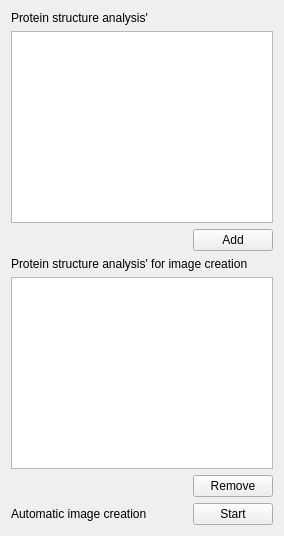
            <widget class="QWidget" name="page_8">
             <layout class="QVBoxLayout" name="verticalLayout_140">
              <item>
               <layout class="QVBoxLayout" name="verticalLayout_138">
                <item>
                 <layout class="QVBoxLayout" name="verticalLayout_139">
                  <item>
                   <widget class="QLabel" name="lbl_analysis_images_struct_analysis">
                    <property name="text">
                     <string>Protein structure analysis'</string>
                    </property>
                   </widget>
                  </item>
                  <item>
                   <widget class="QListWidget" name="list_analysis_images_struct_analysis"/>
                  </item>
                 </layout>
                </item>
                <item>
                 <layout class="QHBoxLayout" name="horizontalLayout_104">
                  <item>
                   <spacer name="horizontalSpacer_94">
                    <property name="orientation">
                     <enum>Qt::Horizontal</enum>
                    </property>
                    <property name="sizeHint" stdset="0">
                     <size>
                      <width>40</width>
                      <height>20</height>
                     </size>
                    </property>
                   </spacer>
                  </item>
                  <item>
                   <widget class="QPushButton" name="btn_add_analysis_images_struct_analysis">
                    <property name="text">
                     <string>Add</string>
                    </property>
                   </widget>
                  </item>
                 </layout>
                </item>
               </layout>
              </item>
              <item>
               <layout class="QVBoxLayout" name="verticalLayout_136">
                <item>
                 <layout class="QVBoxLayout" name="verticalLayout_137">
                  <item>
                   <widget class="QLabel" name="lbl_analysis_images_creation_struct_analysis">
                    <property name="text">
                     <string>Protein structure analysis' for image creation</string>
                    </property>
                   </widget>
                  </item>
                  <item>
                   <widget class="QListWidget" name="list_analysis_images_creation_struct_analysis"/>
                  </item>
                 </layout>
                </item>
                <item>
                 <layout class="QHBoxLayout" name="horizontalLayout_103">
                  <item>
                   <spacer name="horizontalSpacer_93">
                    <property name="orientation">
                     <enum>Qt::Horizontal</enum>
                    </property>
                    <property name="sizeHint" stdset="0">
                     <size>
                      <width>40</width>
                      <height>20</height>
                     </size>
                    </property>
                   </spacer>
                  </item>
                  <item>
                   <widget class="QPushButton" name="btn_remove_analysis_images_creation_struct_analysis">
                    <property name="text">
                     <string>Remove</string>
                    </property>
                   </widget>
                  </item>
                 </layout>
                </item>
               </layout>
              </item>
              <item>
               <layout class="QHBoxLayout" name="horizontalLayout_102">
                <item>
                 <widget class="QLabel" name="lbl_automatic_image_creation">
                  <property name="text">
                   <string>Automatic image creation</string>
                  </property>
                 </widget>
                </item>
                <item>
                 <spacer name="horizontalSpacer_80">
                  <property name="orientation">
                   <enum>Qt::Horizontal</enum>
                  </property>
                  <property name="sizeHint" stdset="0">
                   <size>
                    <width>40</width>
                    <height>20</height>
                   </size>
                  </property>
                 </spacer>
                </item>
                <item>
                 <widget class="QPushButton" name="btn_start_automatic_image_creation">
                  <property name="text">
                   <string>Start</string>
                  </property>
                 </widget>
                </item>
               </layout>
              </item>
             </layout>
            </widget>
